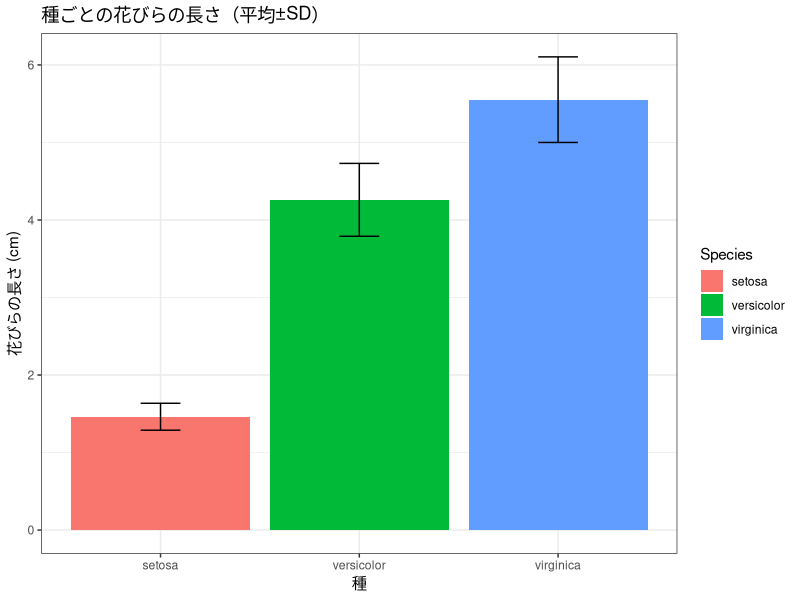

R code for this plot:
# ============================================================
# 行動計量学（行動科学分析法入門）
# 第6回　データの加工(2)：集計と要約統計量　演習1〜3　模範解答
#
# 使い方：全選択（Ctrl + A）→ Ctrl + Enter（Macは Cmd + A → Cmd + Enter）
# ============================================================

library(tidyverse)


# ------------------------------------------------------------
# 演習1：グループ別集計
#   種ごとに Petal.Length の平均・標準偏差・サンプルサイズ
# ------------------------------------------------------------

iris |>
  group_by(Species) |>
  summarise(
    n    = n(),
    mean = mean(Petal.Length),
    sd   = sd(Petal.Length)
  )

# 結果（小数第2位まで）
#   setosa      n = 50   mean = 1.46   sd = 0.17
#   versicolor  n = 50   mean = 4.26   sd = 0.47
#   virginica   n = 50   mean = 5.55   sd = 0.55
#
# n() は「そのグループの行数」を数える関数で，中に何も書きません。
# どの種も50本ずつなので，サンプルサイズの偏りはありません。
# 一方でSDは setosa だけ極端に小さく，3倍以上の開きがあります。
# （このばらつきの違いは第13回でもう一度出てきます）


# ------------------------------------------------------------
# 演習2：集計結果のグラフ化（エラーバー付き棒グラフ）
# ------------------------------------------------------------

# まず集計
petal_summary <- iris |>
  group_by(Species) |>
  summarise(
    mean_petal = mean(Petal.Length),
    sd_petal   = sd(Petal.Length)
  )

petal_summary

# グラフ
ggplot(petal_summary, aes(x = Species, y = mean_petal, fill = Species)) +
  geom_col() +
  geom_errorbar(aes(ymin = mean_petal - sd_petal,
                    ymax = mean_petal + sd_petal), width = 0.2) +
  labs(title = "種ごとの花びらの長さ（平均±SD）",
       x = "種", y = "花びらの長さ (cm)") +
  theme_bw()

# geom_col() は「集計済みの値をそのまま高さにする」ための関数です。
# geom_bar() は自分で数えてしまうので，ここでは使いません。
#
# エラーバーが何を表すかは，図を見せる前に決めて明記してください。
#   ±SD   … データそのもののばらつき（今回）
#   ±SE   … 平均値の推定の不確かさ（SD / sqrt(n)）
#   95%CI … 平均値の信頼区間
# 同じ図でも幅がまったく変わるので，書かないと読めません。


# ------------------------------------------------------------
# 演習3：count() の応用
#   食性（vore）ごとのサンプルサイズを多い順に。NA は除く
# ------------------------------------------------------------

msleep |>
  filter(!is.na(vore)) |>
  count(vore, sort = TRUE)

# 結果
#   herbi 32 ／ omni 20 ／ carni 19 ／ insecti 5   （合計76）
#
# filter(!is.na(vore)) を忘れると NA が5番目のカテゴリとして7件出てきます。
# 下と見比べてください。
msleep |>
  count(vore, sort = TRUE)

# sort = TRUE は「n の多い順に並べる」指定です。付けないと vore の順（アルファベット順）
# になります。count() は group_by() + summarise(n = n()) の近道です。
